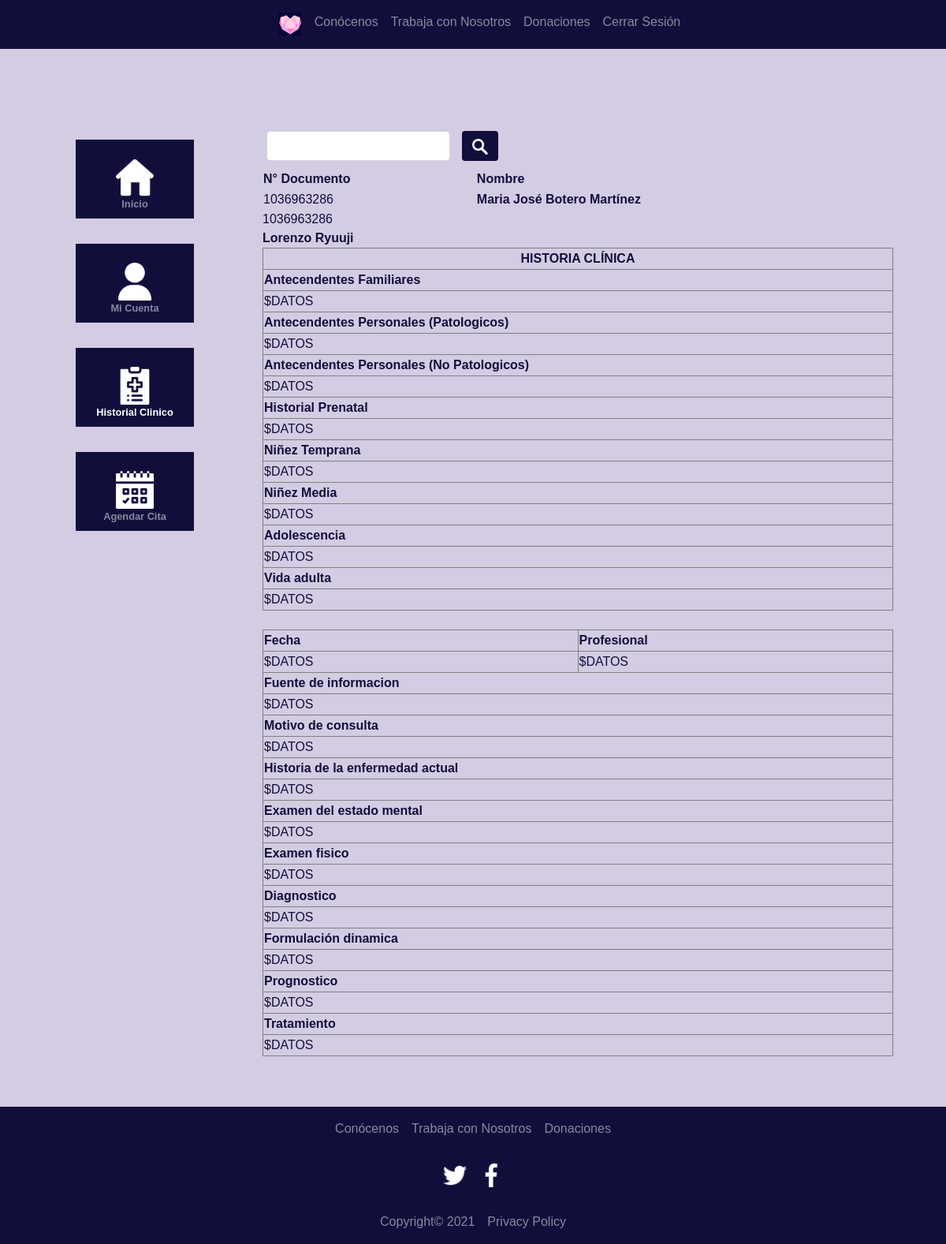
The app's page /vista/profesional/historia.php?key=1036963286 (signed in) with its own data.
### tables this page shows
CREATE TABLE `paciente` (
  `usuario_idUsuario` bigint(20) NOT NULL,
  `nombre` varchar(45) DEFAULT NULL,
  `apellido` varchar(45) DEFAULT NULL,
  `tipoDocumento` varchar(45) DEFAULT NULL,
  `documentoIdentidad` varchar(45) DEFAULT NULL,
  `fechaNacimiento` date DEFAULT NULL,
  `departamento` varchar(125) DEFAULT NULL,
  `ciudad` varchar(125) DEFAULT NULL,
  `direccion` varchar(255) DEFAULT NULL,
  `celular` varchar(45) DEFAULT NULL,
  `contactoEmergencia` varchar(225) DEFAULT NULL,
  `celularEmergencia` varchar(45) DEFAULT NULL
);

### utilidades/metodosBD.php (called while the page is built, shortened)
<?php
class MetodosBD{
    function buscarPaciente($busqueda){
      $this->conn=new Conexion();
        $resultado=$this->conn->conexion();
        $result = $resultado->query("SELECT * FROM paciente WHERE documentoIdentidad LIKE  '%$busqueda%' OR nombre LIKE  '%$busqueda%'");
        return $result;
    }
}
?>

### vista/profesional/historia.php (the view, shortened to what this page needs)
<?php
include '../../utilidades/metodosBD.php';
$metodosBD = new MetodosBD();
?>
<!DOCTYPE html>
<html lang="en">
<head>
  <link rel="stylesheet" type="text/css" href="../../css/bootstrap.css">
  <link rel="stylesheet" type="text/css" href="../../css/estilos.css">
</head>
<body>
  <header>
    <nav class="navbar navbar-expand-sm navbar-dark bg-primary">
      <div class="collapse navbar-collapse  justify-content-center" id="collapsibleNavbar">
        <ul class="navbar-nav ">
          <li class="nav-item">
            <a class="nav-link" href="../../index.php"><img src="../../icons/koe.png" alt="Logo" width="30px"></a>
          </li>
          <li class="nav-item">
            <a class="nav-link" href="../conocenos_log.php">Conócenos</a>
          </li>
          <li class="nav-item">
            <a class="nav-link" href="../trabaja_con_nosotros_log.php">Trabaja con Nosotros</a>
          </li>
          <li class="nav-item">
            <a class="nav-link" href="../donaciones_log.php">Donaciones</a>
          </li>
          <li class="nav-item">
            <a class="nav-link" href="../../controlador/cerrar.php">Cerrar Sesión</a>
          </li>
        </ul>
      </div>
    </nav>
  </header>
  <div class="contenedor">
    <div class="row container">
    <section class="sidebar navbar-dark">
      <ul class="navbar-nav" >
        <li class='nav-item  option'>
          <a class='  nav-link' href="inicio.php">
            <img class="icon" src="../../icons/house.png" alt="" srcset="">
            <p >Inicio</p>
          </a>
        </li>
        <li class='option'>
          <a class='nav-link' href="cuenta.php">
            <img class="icon" src="../../icons/user.png" alt="" srcset="">
            <p>Mi Cuenta</p>
          </a>
        </li>
        <li class='option'>
          <a class='active nav-link' href="#">
            <img class="icon" src="../../icons/medical_record.png" alt="" srcset="">
            <p>Historial Clinico</p>
          </a>
        </li>
        <li class='option'>
          <a class='nav-link' href="citas.php">
            <img class="icon" src="../../icons/appointment.png" alt="" srcset="">
            <p>Agendar Cita</p>
          </a>
        </li>
      </ul>
    </section>
    <aside class="content">
            <form class="form-inline" method="get">
              <div class="form-group">
              <input name="key" class="form-control" type="text" >
              <div class="btn" onclick="form.submit()"><img src="../../icons/magnifying-glass.png" alt="Buscar" width="20px"></div>
            </div>
            </form>
<?php
  if (isset($_GET['key'])){
    $busqueda = $_GET['key'];
    $resultado = $metodosBD->buscarPaciente($busqueda);
    ?>
    <table>
      <thead>
        <tr>
          <th>N° Documento</th>
          <th>Nombre</th>
        </tr>
      </thead>
      <tbody>
        <?php
          if(mysqli_num_rows($resultado) == 0){
					        echo '<tr><td colspan="9">No hay coincidencias.</td></tr>';
                }else{
                  while ($row = mysqli_fetch_assoc($resultado)){
                  echo '
                    <tr>
                      <td>'.$row['documentoIdentidad'].'</td>
                       <td><a style="color: #120e3c; font-weight: 700;" href="historiaPaciente.php?id='.$row['usuario_idUsuario'].'">'.$row['nombre'].' '.$row['apellido'].'</a></td>
                    </tr>
                    ';
        ?>
      </tbody>
      </table>
      <?php
      }
   }
  }
?>
     <table  border="1" width="800">
      <thead>
      <tr>
        <th style="text-align: center;">HISTORIA CLÍNICA</th>
      </tr>
      </thead>
      <tbody>
        <tr>
          <td><strong>Antecendentes Familiares</strong></td>
        </tr>
        <tr>
          <td>$DATOS</td>
        </tr>
        <tr>
          <td><strong>Antecendentes Personales (Patologicos)</strong></td>
        </tr>
        <tr>
          <td>$DATOS</td>
        </tr>
        <tr>
          <td><strong>Antecendentes Personales (No Patologicos)</strong></td>
        </tr>
        <tr>
          <td>$DATOS</td>
        </tr>
        <tr>
              <td><strong>Historial Prenatal</strong></td>
          </tr>
          <tr>
          <td>$DATOS</td>
        </tr>
          <tr>
              <td><strong>Niñez Temprana</strong></td>
          </tr>
          <tr>
          <td>$DATOS</td>
        </tr>
          <tr>
              <td><strong> Niñez Media</strong></td>
          </tr>
          <tr>
          <td>$DATOS</td>
        </tr>
        <tr>
          <td><strong> Adolescencia</strong></td>
        </tr>
        <tr>
          <td>$DATOS</td>
        </tr>
        <tr>
              <td><strong> Vida adulta</strong></td>
        </tr>
        <tr>
          <td>$DATOS</td>
        </tr>
    </table>
    <br>
    <table  border="1" width="800">
        <tr>
            <td style="width: 50%;"><strong> Fecha</strong></td>
            <td style="width: 50%;"><strong> Profesional</strong></td>
        </tr>
         <tr>
        <td>$DATOS </td>
        <td>$DATOS</td>
        </tr>
        <tr>
            <td colspan="2"><strong> Fuente de informacion</strong></td>
        </tr>
        <tr>
        <td colspan="2">$DATOS</td>
        </tr>
        <tr>
            <td colspan="2"><strong> Motivo de consulta</strong></td>
        </tr>
        <tr>
        <td colspan="2">$DATOS</td>
        </tr>
        <tr>
            <td colspan="2"><strong> Historia de la enfermedad actual</strong></td>
        </tr>
        <tr>
        <td colspan="2">$DATOS</td>
        </tr>
        <tr>
            <td colspan="2"><strong> Examen del estado mental</strong></td>
        </tr>
        <tr>
        <td colspan="2">$DATOS</td>
        </tr>
        <tr>
            <td colspan="2"><strong> Examen fisico</strong></td>
        </tr>
        <tr>
        <td colspan="2">$DATOS</td>
        </tr>
        <tr>
            <td colspan="2"><strong>Diagnostico</strong> </td>
        </tr>
         <tr>
        <td colspan="2">$DATOS</td>
        </tr>
        <tr>
            <td colspan="2"><strong> Formulación dinamica</strong></td>
        </tr>
         <tr>
        <td colspan="2">$DATOS</td>
        </tr>
        <tr>
            <td colspan="2"><strong> Prognostico</strong></td>
        </tr>
         <tr>
        <td colspan="2">$DATOS</td>
        </tr>
        <tr>
            <td colspan="2"><strong> Tratamiento</strong></td>
        </tr>
         <tr>
        <td colspan="2">$DATOS</td>
        </tr>
    </table>
    </aside>
  </div>
  </div>
  <footer>
    <div class="footer">
      <nav class="navbar navbar-expand-sm navbar-dark bg-primary justify-content-center">
        <ul class="navbar-nav ">
          <li class="nav-item">
            <a class="nav-link" href="../conocenos_log.php">Conócenos</a>
          </li>
          <li class="nav-item">
            <a class="nav-link" href="../trabaja_con_nosotros_log.php">Trabaja con Nosotros</a>
          </li>
          <li class="nav-item">
            <a class="nav-link" href="../donaciones_log.php">Donaciones</a>
          </li>
        </ul>
      </nav>
      <nav class="navbar navbar-expand-sm navbar-dark bg-primary justify-content-center">
        <ul class="navbar-nav ">
          <li class="nav-item">
            <a class="nav-link" href="#"><img src="../../icons/twitter.png" alt="Twitter" width="30px"></a>
          </li>
          <li class="nav-item">
            <a class="nav-link" href="#"><img src="../../icons/facebook.png" alt="Facebook" width="30px"></a>
          </li>
        </ul>
      </nav>
      <nav class="navbar navbar-expand-sm navbar-dark bg-primary justify-content-center">
        <ul class="navbar-nav ">
          <li class="nav-item">
            <a class="nav-link" href="#">Copyright© 2021</a>
          </li>
          <li class="nav-item">
            <a class="nav-link" href="#">Privacy Policy</a>
          </li>
        </ul>
      </nav>
    </div>
  </footer>
</body>
</html>

### css/estilos.css (style rules this page uses)
body { font-family: "Poppins", sans-serif; height: 100vh; }
a { color: #92badd; display: inline-block; text-decoration: none; font-weight: 400; }
ul { list-style-type: none; }
input, select { background-color: #f6f6f6; border: none; color: #0d0d0d; padding: 15px 32px; text-align: center; text-decoration: none; display: inline-block; font-size: 16px; margin: 5px; width: 85%; border: 2px solid #f6f6f6; -webkit-transition: all 0.5s ease-in-out; -moz-transition: all 0.5s ease-in-out; -ms-transition: all 0.5s ease-in-out; -o-transition: all 0.5s ease-in-out; transition: all 0.5s ease-in-out; -webkit-border-radius: 5px 5px 5px 5px; border-radius: 5px 5px 5px 5px; }
input:placeholder, select { color: #cccccc; }
.contenedor { min-height: 100vh; display: flex; margin: 10px; margin: 4rem 0; }
.sidebar { display: flex; flex-direction: column; width: 30%; padding: 5px 6em; }
.content { display: flex; flex-direction: column; width: 70%; }
.option { display: flex; flex-direction: column; align-items: center; height: 100px; width: 150px; background-color: #120e3c; margin: 1rem 0; padding: 1rem 0; }
.option>* { color: #fff; font-weight: bold; font-size: 0.8rem; text-align: center; text-decoration: none; }
.icon { width: 3rem; height: 3rem; }

### records on screen
paciente: documentoIdentidad "1036963286", nombre "Maria José", apellido "Botero Martínez"
paciente: documentoIdentidad "1036963286", nombre "Lorenzo", apellido "Ryuuji"
